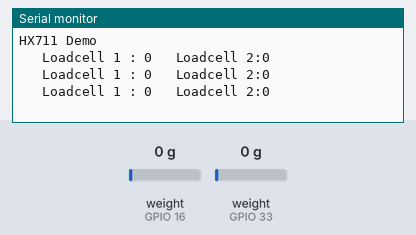
The sketch below on a simulated ESP32. On the bench: the last lines printed to the serial monitor. Inputs (shaded band) come from the test bench; at power-on: weight on the scale (sensors on GPIO 16, GPIO 33) 0 g.

Above: at 1.2 s.
1.3 s: weight on the scale (sensor on GPIO 16) set to 100 g
At 1.46 s:
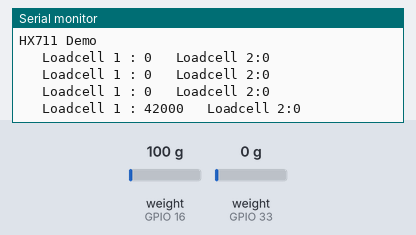
2.8 s: weight on the scale (sensor on GPIO 33) set to 100 g
At 3.06 s:
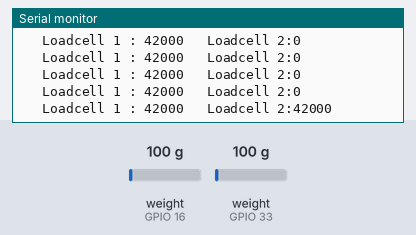
4.3 s: weight on the scale (sensor on GPIO 16) set to 1250 g
At 4.66 s:
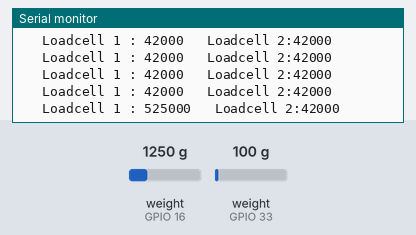
7.3 s: weight on the scale (sensor on GPIO 33) set to 1250 g
At 7.47 s:
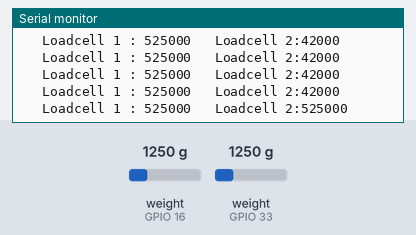
Timing chart, 0 to 9.8 s (numbered marks = the images above; inputs shaded):
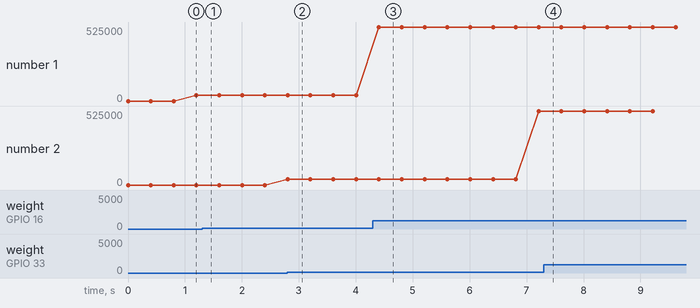

Measured:
- after the input at 2.8 s, the serial monitor: prints a new line at once (image 2)
- after the input at 4.3 s, the serial monitor: prints a new line after 0.11 s (image 3)
- plotted number 1: 42000 → 525000 after the input at 4.3 s
- plotted number 2: 42000 → 525000 after the input at 4.3 s

The sketch:

loadcellcombine1.ino
```cpp
#include "HX711.h"

const int LOADCELL_DOUT_PIN1 = 16;
const int LOADCELL_SCK_PIN1 = 4;

const int LOADCELL_DOUT_PIN2 = 33;
const int LOADCELL_SCK_PIN2 = 32;

HX711 scale1;
HX711 scale2;
double force1,force2;

void setup()
{
  Serial.begin(115200);

  Serial.println("HX711 Demo");

  scale1.begin(LOADCELL_DOUT_PIN1, LOADCELL_SCK_PIN1);
  scale2.begin(LOADCELL_DOUT_PIN2, LOADCELL_SCK_PIN2);

}
void loop()
{
  Serial.print("\t Loadcell 1 : ");
  Serial.print(scale1.read());
  Serial.print("\t Loadcell 2:");
  Serial.println(scale2.read());
  double cell_1= loadcell_1();
  double cell_2= loadcell_2();

  //delay(5000);
}
double loadcell_1()          //new loadcell-2000
{
   force1 = 0.002412*(scale1.read()) - 263.8;
  //Serial.print(" force for loadcell 1:  ");
  return(force1);
}
double loadcell_2()           //white loadcell-59000
{
  force2 = 0.002294*(scale2.read()) - 186.9;
  //Serial.print("\tforce for loadcell 2 :  ");
  return(force2);
}
```
